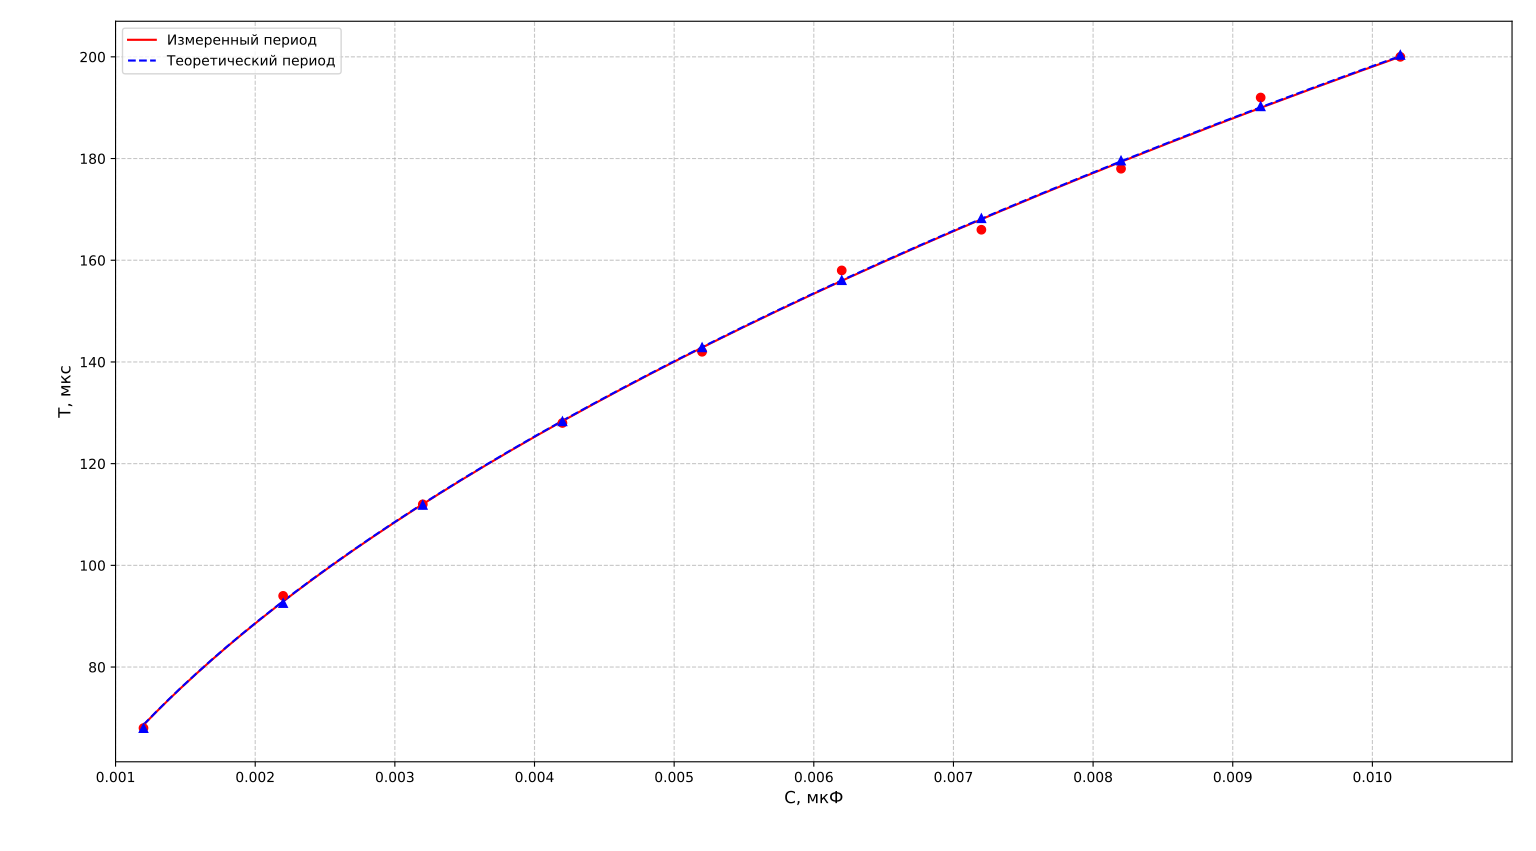

Write Python code to recreate this figure.
import numpy as np
import matplotlib.pyplot as plt
from scipy.optimize import curve_fit

# Данные из таблицы
C = np.array([0.0012, 0.0022, 0.0032, 0.0042, 0.0052, 0.0062, 0.0072, 0.0082, 0.0092, 0.0102])  # мкФ
T_meas = np.array([68, 94, 112, 128, 142, 158, 166, 178, 192, 200])  # мкс
T_teor = np.array([67.99, 92.58, 111.88, 128.32, 142.87, 156.08, 168.25, 179.60, 190.27, 200.38])  # мкс

# Функция для аппроксимации T = a * sqrt(C)
def fit_func(C, a):
    return a * np.sqrt(C)

# Аппроксимация данных
popt_meas, _ = curve_fit(fit_func, C, T_meas)
popt_teor, _ = curve_fit(fit_func, C, T_teor)

# Создание гладкой кривой для графика
C_smooth = np.linspace(C.min(), C.max(), 500)
T_meas_smooth = fit_func(C_smooth, *popt_meas)
T_teor_smooth = fit_func(C_smooth, *popt_teor)

# Построение графика
plt.figure(figsize=(10, 6))
plt.plot(C_smooth, T_meas_smooth, 'r-', label=f'Измеренный период')
plt.plot(C_smooth, T_teor_smooth, 'b--', label=f'Теоретический период')
plt.plot(C, T_meas, 'ro')
plt.plot(C, T_teor, 'b^')

# Настройка внешнего вида
plt.xlabel('C, мкФ', fontsize=12)
plt.ylabel('T, мкс', fontsize=12)
# plt.title('Зависимость периода колебаний от ёмкости', fontsize=14)
plt.legend(fontsize=10)
plt.grid(True, linestyle='--', alpha=0.7)

# Дополнительные настройки
plt.xlim(0.001, 0.011)
plt.xticks(np.arange(0.001, 0.011, 0.001))
plt.tight_layout()
plt.show()

# Вывод параметров аппроксимации
print(f"Параметр аппроксимации для измеренных данных: a = {popt_meas[0]:.2f}")
print(f"Параметр аппроксимации для теоретических данных: a = {popt_teor[0]:.2f}")
